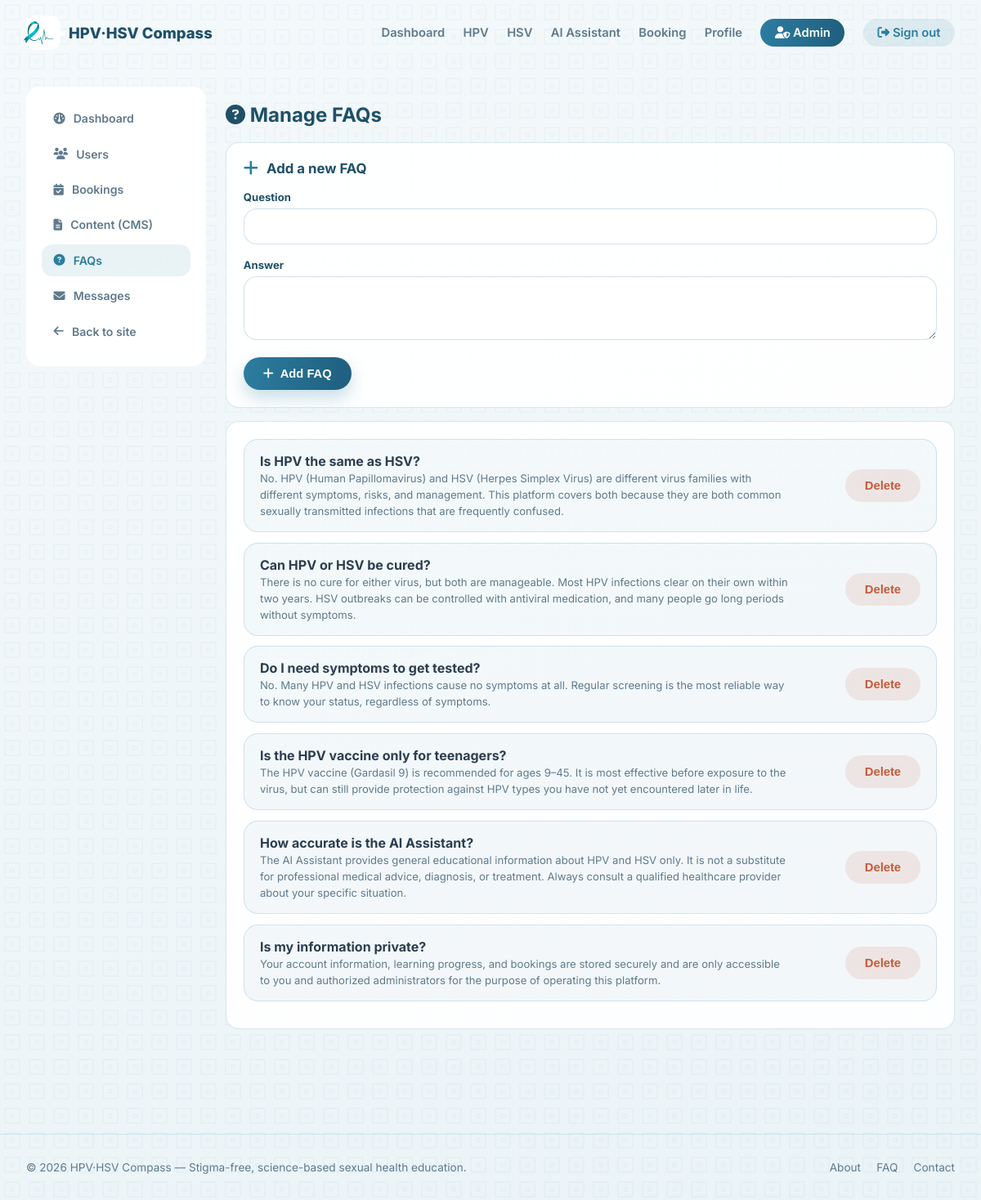
/admin/faqs.php (signed in), run on the app's committed database.
### tables this page shows
CREATE TABLE faqs (
    id INT AUTO_INCREMENT PRIMARY KEY,
    question VARCHAR(255) NOT NULL,
    answer TEXT NOT NULL,
    sort_order INT NOT NULL DEFAULT 0
);

### includes/functions.php (called while the page is built, shortened)
<?php
function e($str) {
    return htmlspecialchars($str ?? '', ENT_QUOTES, 'UTF-8');
}

### admin/faqs.php (the view, shortened to what this page needs)
<?php
require __DIR__ . '/../includes/functions.php';
$pdo = get_db();
$faqs = $pdo->query('SELECT * FROM faqs ORDER BY sort_order')->fetchAll();
require __DIR__ . '/_admin_header.php';
?>
<h2 style="color:var(--text-dark); margin-bottom:1.2rem;"><i class="fas fa-circle-question"></i> Manage FAQs</h2>
<div class="mini-card">
  <div class="section-heading" style="margin-bottom:1rem;"><i class="fas fa-plus"></i><h2 style="font-size:1.05rem;">Add a new FAQ</h2></div>
  <form method="POST">
    <div class="input-group"><label>Question</label><input type="text" name="question" class="form-plain" style="width:100%; padding:0.85rem 1rem; border:1px solid rgba(44,125,160,0.22); border-radius:1rem;" required></div>
    <div class="input-group"><label>Answer</label><textarea name="answer" rows="3" style="width:100%; padding:0.85rem 1rem; border:1px solid rgba(44,125,160,0.22); border-radius:1rem; font-family:inherit;" required></textarea></div>
    <button type="submit" class="btn btn-primary"><i class="fas fa-plus"></i> Add FAQ</button>
  </form>
</div>
<div class="mini-card mt-2">
  <?php foreach ($faqs as $f): ?>
    <div class="appointment-card">
      <div style="max-width:80%;"><strong><?= e($f['question']) ?></strong><br><span style="font-size:0.82rem; color:var(--text-muted);"><?= e($f['answer']) ?></span></div>
      <form method="POST" onsubmit="return confirm('Delete this FAQ?');">
        <button type="submit" class="btn btn-danger">Delete</button>
      </form>
    </div>
  <?php endforeach; if (empty($faqs)): ?><p class="empty-state">No FAQs yet.</p><?php endif; ?>
</div>
<?php require __DIR__ . '/_admin_footer.php'; ?>

### assets/css/style.css (style rules this page uses)
:root { --teal: #2c7da0; --teal-dark: #1f5e7e; --text-dark: #1f5068; --text-muted: #5f7a8c; --bg-soft: #eef2f9; --accent-warm: #c55a3a; --accent-amber: #e0a53a; --success: #4caf6d; --radius-lg: 1.5rem; --radius-md: 1rem; --radius-pill: 40px; --shadow-card: 0 20px 35px -12px rgba(0, 0, 0, 0.08); }
* { box-sizing: border-box; }
body { margin: 0; font-family: "Inter", system-ui, sans-serif; color: #2c3e50; background: linear-gradient(160deg, #f4f9fb 0%, #eaf3f6 100%); min-height: 100vh; }
.btn { display: inline-flex; align-items: center; gap: 8px; border: none; padding: 0.75rem 1.5rem; border-radius: var(--radius-pill); font-weight: 700; font-size: 0.92rem; cursor: pointer; transition: transform 0.15s, box-shadow 0.15s; }
.btn-primary { background: linear-gradient(95deg, var(--teal), var(--teal-dark)); color: white; box-shadow: 0 10px 20px rgba(44, 125, 160, 0.25); }
.btn-danger { background: rgba(197, 90, 58, 0.12); color: var(--accent-warm); }
.input-group { margin-bottom: 1.1rem; }
.input-group label { display: block; font-size: 0.82rem; font-weight: 700; color: var(--text-dark); margin-bottom: 6px; }
.section-heading { display: flex; align-items: center; gap: 10px; margin-bottom: 0.5rem; }
.section-heading i { color: var(--teal); font-size: 1.3rem; }
.section-heading h2 { font-size: 1.6rem; color: var(--text-dark); margin: 0; }
.mini-card { background: rgba(255, 255, 255, 0.9); border: 1px solid rgba(44, 125, 160, 0.18); border-radius: var(--radius-md); padding: 1.3rem; margin-bottom: 1rem; }
.appointment-card { display: flex; justify-content: space-between; align-items: center; background: rgba(44, 125, 160, 0.05); border: 1px solid rgba(44, 125, 160, 0.18); border-radius: 1.1rem; padding: 1rem 1.2rem; margin-bottom: 0.8rem; flex-wrap: wrap; gap: 10px; }
.mt-2 { margin-top: 1rem; }

### data on the page
faqs: question "Is HPV the same as HSV?", answer "No. HPV (Human Papillomavirus) and HSV (Herpes Simplex Virus) are different virus families with different symptoms, risks, and management. This platform covers both because they are both common sexually transmitted infections that are frequently confused."
faqs: question "Can HPV or HSV be cured?", answer "There is no cure for either virus, but both are manageable. Most HPV infections clear on their own within two years. HSV outbreaks can be controlled with antiviral medication, and many people go long periods without symptoms."
faqs: question "Do I need symptoms to get tested?", answer "No. Many HPV and HSV infections cause no symptoms at all. Regular screening is the most reliable way to know your status, regardless of symptoms."
faqs: question "Is the HPV vaccine only for teenagers?", answer "The HPV vaccine (Gardasil 9) is recommended for ages 9–45. It is most effective before exposure to the virus, but can still provide protection against HPV types you have not yet encountered later in life."
faqs: question "How accurate is the AI Assistant?", answer "The AI Assistant provides general educational information about HPV and HSV only. It is not a substitute for professional medical advice, diagnosis, or treatment. Always consult a qualified healthcare provider about your specific situation."
faqs: question "Is my information private?", answer "Your account information, learning progress, and bookings are stored securely and are only accessible to you and authorized administrators for the purpose of operating this platform."
